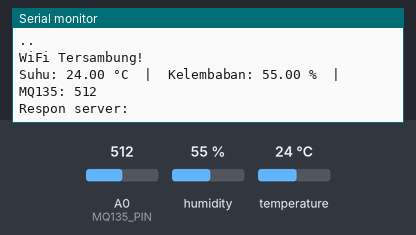
The sketch below on a simulated ESP8266 (NodeMCU). On the bench: the last lines printed to the serial monitor. The test bench sets the inputs (shaded band); at power-on: humidity 55 %, A0 (MQ135_PIN) = 512, temperature 24 °C. WiFi joins after 1.5 s; servers stay silent unless stated; uploads are accepted with an empty reply.

Above: at 3.2 s.
3.3 s: humidity set to 22 %
14.7 s: A0 (MQ135_PIN) set to 716
At 17.37 s:
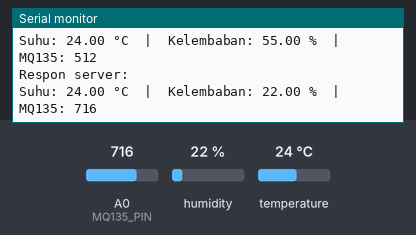
26.1 s: temperature set to 12 °C
At 33.3 s:
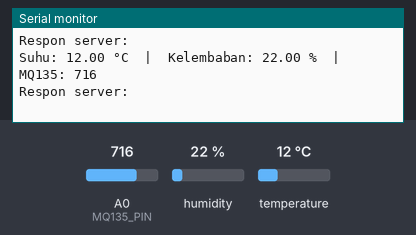
37.5 s: A0 (MQ135_PIN) set to 900
At 48.6 s:
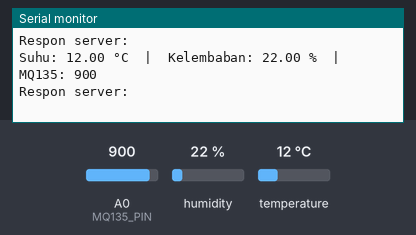
48.9 s: humidity set to 40 %
Timing chart, 0 to 51.9 s (numbered marks = the images above; inputs shaded):
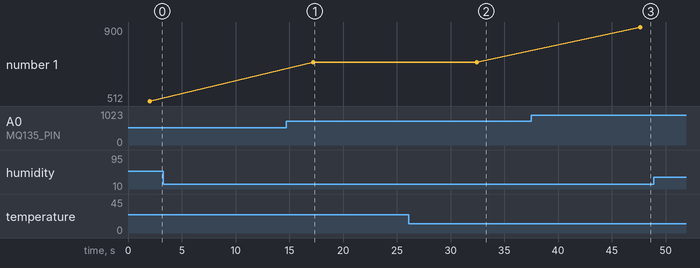

Measured:
- after the input at 14.7 s, the serial monitor: prints a new line after 2.5 s (image 1)
- after the input at 26.1 s, the serial monitor: prints a new line after 6.3 s (image 2)
- after the input at 37.5 s, the serial monitor: prints a new line after 10.1 s (image 3)
- plotted number 1: 512 → 716 after the input at 14.7 s, 716 → 900 after the input at 37.5 s

The sketch:

IoT.ino
```cpp
#include <ESP8266WiFi.h>
#include <ESP8266HTTPClient.h>
#include <DHT.h>

const char* ssid = "MIE BARA";
const char* password = "miebangladesh";

const char* serverName = "http://192.168.18.164:3000/api/sensor";

#define DHTPIN D2
#define DHTTYPE DHT22
DHT dht(DHTPIN, DHTTYPE);

#define MQ135_PIN A0

void setup() {
  Serial.begin(115200);
  WiFi.begin(ssid, password);
  Serial.println("Menyambungkan WiFi...");

  while (WiFi.status() != WL_CONNECTED) {
    delay(1000);
    Serial.print(".");
  }
  Serial.println("\nWiFi Tersambung!");
  dht.begin();
}

void loop() {
  if (WiFi.status() == WL_CONNECTED) {
    float suhu = dht.readTemperature();
    float kelembaban = dht.readHumidity();
    int mq135 = analogRead(MQ135_PIN);

    if (isnan(suhu) || isnan(kelembaban)) {
      Serial.println("Gagal baca DHT22");
      return;
    }

    Serial.print("Suhu: ");
    Serial.print(suhu, 2);
    Serial.print(" °C  |  Kelembaban: ");
    Serial.print(kelembaban, 2);
    Serial.print(" %  |  MQ135: ");
    Serial.println(mq135);

    String jsonData = "{";
    jsonData += "\"temperature\":" + String(suhu, 2) + ",";
    jsonData += "\"humidity\":" + String(kelembaban, 2) + ",";
    jsonData += "\"airQuality\":" + String(mq135);
    jsonData += "}";

    WiFiClient client;
    HTTPClient http;
    http.begin(client, serverName);
    http.addHeader("Content-Type", "application/json");

    int httpResponseCode = http.POST(jsonData);

    if (httpResponseCode > 0) {
      String response = http.getString();
      Serial.println("Respon server: " + response);
    } else {
      Serial.print("Error kirim data, kode: ");
      Serial.println(httpResponseCode);
    }

    http.end();
  }

  delay(15000);
}
```
